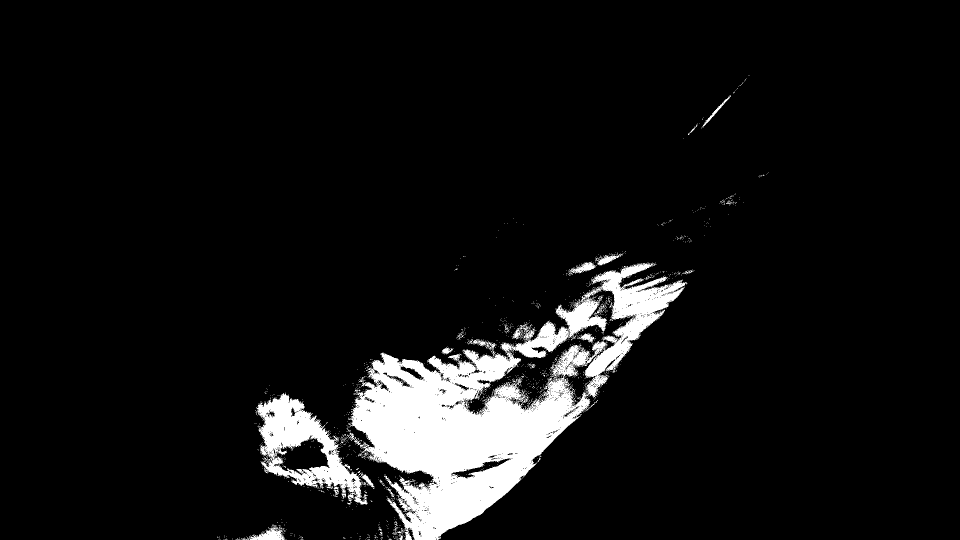
#> input picture birb.png.cache.png, 1920 x 1080 px, given in place of out.png, which was not available (shown at 1/2 size)
$ python process_image.py out.png
#> lines starting #> are read from the running program, lines starting #| are printed output that depends on the picture; after the words box and inside, x2 and y2 are one past the last pixel; in counts of white or black regions, pixels touching at a corner belong together; long printed decimals are rounded; pictures that were not available may be replaced by others from this repository, and a replacement may not be noted
from os.path import exists
from typing import Any, Callable, Dict, Tuple, cast
from PIL import Image, ImageOps
from functools import reduce
import numpy as np


def set_array(arr: np.ndarray, value: int) -> Callable[[Any], None]:
    def __inner(index: Any) -> None:
        arr[index] = value

    return __inner

def analyze_colors(image: Image.Image, TOTAL_PIXELS : int, THRESHOLDS: Tuple[float, float, float]):
    def __inner(i: int) -> Tuple[Image.Image, float, int]:
        clamped = image.convert(  # type:ignore
            "P", colors=i, palette=Image.Palette.ADAPTIVE
        )

        colors = list(
            cast(Dict[Tuple[int, int, int], int], clamped.palette.colors).keys()
        )

        brightness = max(
            map(
                lambda c: (c[0], colors[c[1]], c[1]),
                clamped.getcolors(i)
            ),
            # https://alienryderflex.com/hsp.html
            key=lambda t: ((0.299 * t[1][0] ** 2 + 0.587 * t[1][1] ** 2 + 0.114 * t[1][2] ** 2) ** 0.5)
        )

        return (clamped, abs(brightness[0] - THRESHOLDS[2]), brightness[2])

    return __inner


def load_food(filename: str, MAX_PASSES=16, FOOD_POINT_RATIO=0.10, ACCEPTABLE_DELTA=0.05) -> Image.Image:
    """
    Gets food points from the bright spots of an image.

    :param filename -- Source image.

    :return List of (int, int) (x, y)-tuples
    """
#> called with filename = 'out.png', MAX_PASSES = 16, FOOD_POINT_RATIO = 0.1, ACCEPTABLE_DELTA = 0.05

    cache_filename = filename + ".cache.png"
    if exists(cache_filename):
        return Image.open(cache_filename)

    with Image.open(filename) as image:

#> image is the input picture: PIL image 1920x1080 RGBA; mean R, G, B, A 18.5, 18.5, 18.5, 255
        TOTAL_PIXELS = reduce(lambda x, y: x * y, image.size)
#> TOTAL_PIXELS = 2073600
        COUNT_THRESHOLDS = (TOTAL_PIXELS * (FOOD_POINT_RATIO - ACCEPTABLE_DELTA), TOTAL_PIXELS * (FOOD_POINT_RATIO + ACCEPTABLE_DELTA), TOTAL_PIXELS * FOOD_POINT_RATIO)
#> COUNT_THRESHOLDS = (103680, 311040, 207360)

        elem = min(map(analyze_colors(image, TOTAL_PIXELS=TOTAL_PIXELS, THRESHOLDS=COUNT_THRESHOLDS), range(2, MAX_PASSES)), key=lambda t: t[1]) # type: ignore
#> in __inner, `clamped = image.convert(  # type:ignore "P", colors=i, palette=Image.P..`:
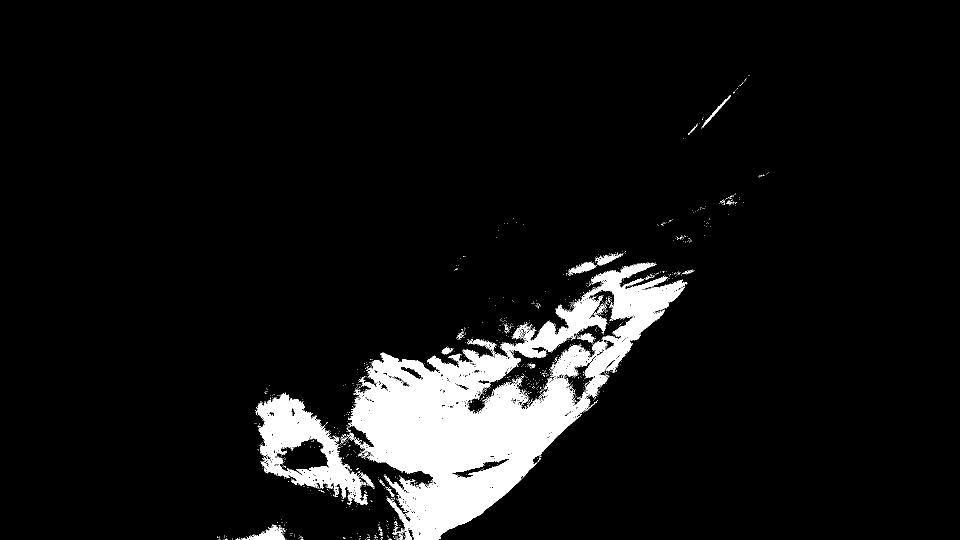
#> clamped: PIL image 1920x1080 P (shown at 1/2 size); 7.2% white; 1418 white regions (1380 under 20 px), largest, box (x1, y1, x2, y2) and area: (696, 525, 1375, 1080) 125251, (511, 785, 736, 1009) 17969, (498, 1048, 569, 1080) 1033
#> in __inner, `colors = list( cast(Dict[Tuple[int, int, int], int], clamped.palette.c..`: colors = [(0, 0, 0, 255), (255, 255, 255, 255)]
#> in __inner, `brightness = max( map( lambda c: (c[0], colors[c[1]], c[1]), clamped.g..`: brightness = (150168, (255, 255, 255, 255), 1)
        print(f"DEBUG: {elem[1] / TOTAL_PIXELS * 100}% off target ratio.")
#| DEBUG: 2.758% off target ratio.

        out = clamp_image(image, elem[0], elem[2])
        out.save(cache_filename)
        return out


def clamp_image(original_image: Image.Image, image: Image.Image, pallete_color: int) -> Image.Image:

#> called with pallete_color = 1
    for index, pixel in np.ndenumerate(image):
        original_image.putpixel((index[1], index[0]), (255, 255, 255) if (pixel == pallete_color) else (0, 0, 0))
#> this loop made 2073600 passes
#> index on passes 1 to 3: (0, 0), (0, 1), (0, 2)

    return original_image.rotate(180).convert("RGBA")
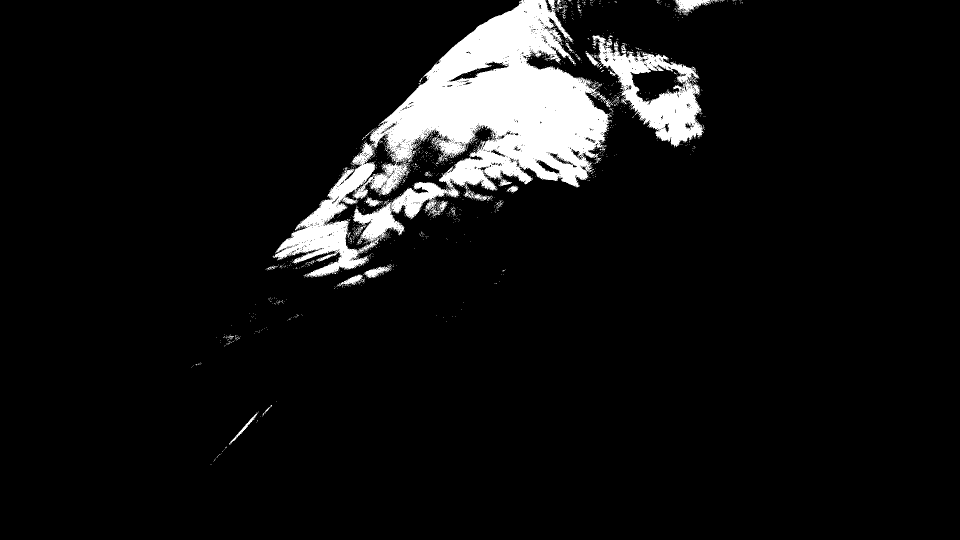
#> returned value: PIL image 1920x1080 RGBA (shown at 1/2 size); mean R, G, B, A 18.5, 18.5, 18.5, 255


if __name__ == "__main__":
    import sys
    load_food(f"{sys.argv[1]}").save(f"clamped-{sys.argv[1]}")

$ run again, on birb.png
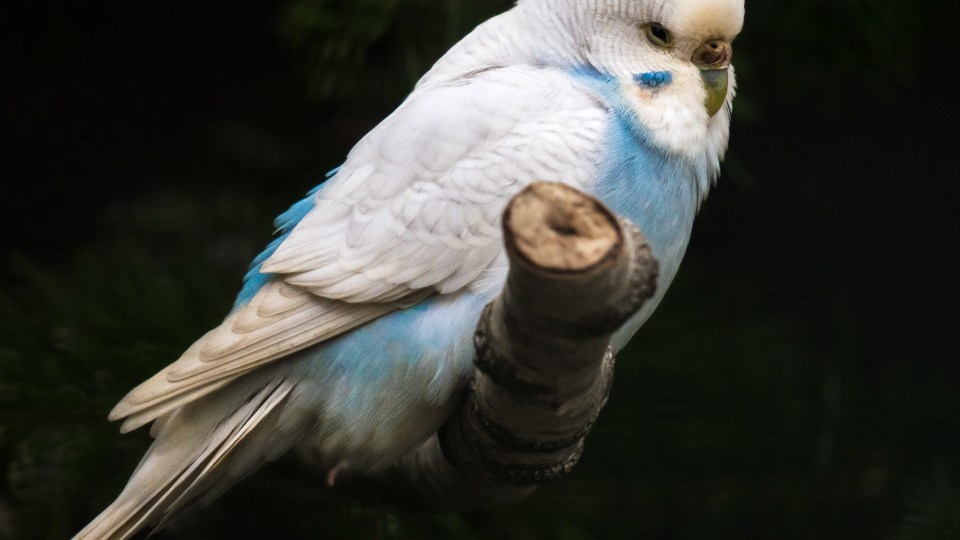
#> input picture birb.png, 1920 x 1080 px, given in place of out.png, which was not available (shown at 1/2 size)
#> in load_food, image is the input picture: PIL image 1920x1080 RGB; mean R, G, B 58.2, 59.1, 53.2
#> colors = [(101, 101, 94), (9, 11, 7)]
#> brightness = (597194, (101, 101, 94), 0)
#> in __inner (call 2), `clamped = image.convert(  # type:ignore "P", colors=i, palette=Image.P..`:
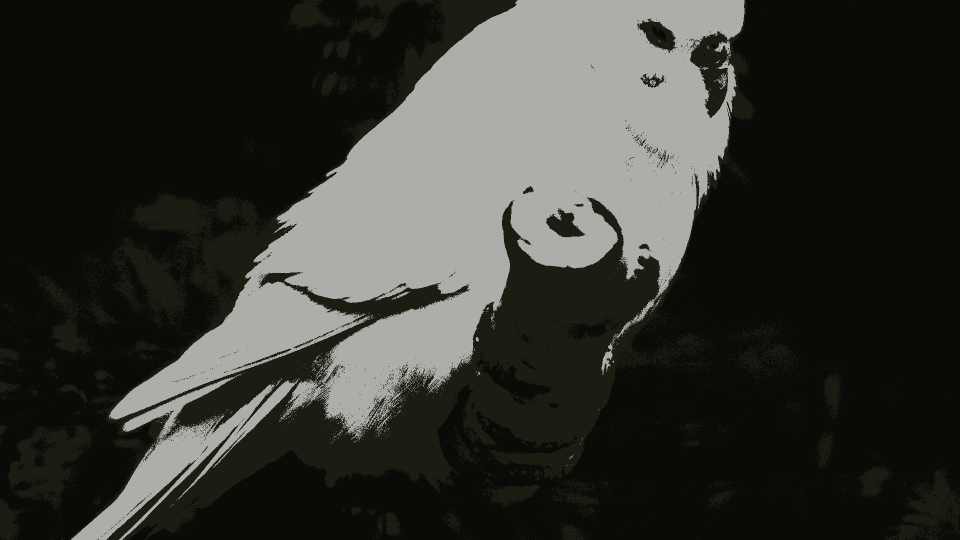
#> clamped: PIL image 1920x1080 P (shown at 1/2 size); mean R, G, B 52.4, 53.5, 48.4
#> colors = [(174, 173, 169), (27, 28, 18), (9, 11, 7)]
#> brightness = (504234, (174, 173, 169), 0)
#| DEBUG: 2.758% off target ratio.
#> the loop in clamp_image, `for index, pixel in np.ndenumerate(image):` made 2073600 passes
#> index on passes 1 to 3: (0, 0), (0, 1), (0, 2)
#> after the loop in clamp_image, `for index, pixel in np.ndenumerate(image):`:
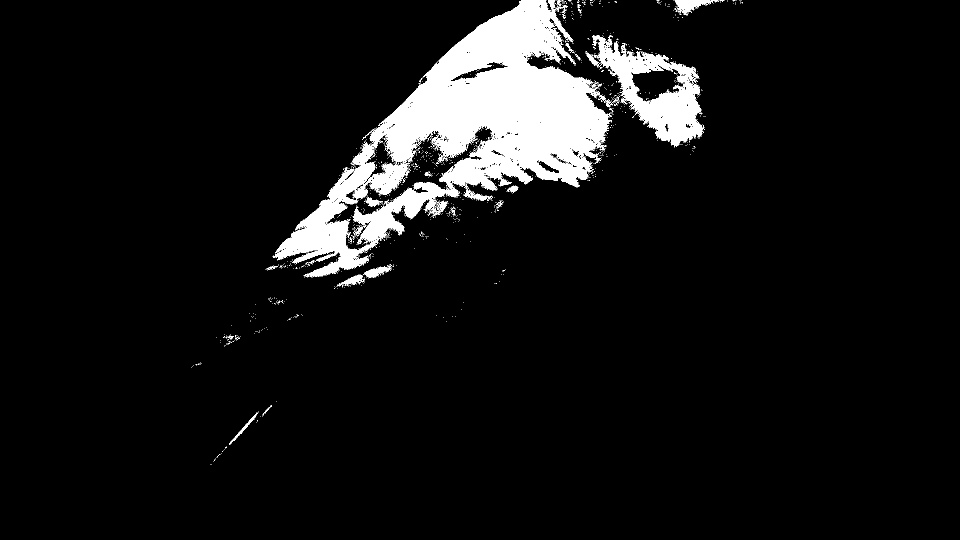
#> original_image: PIL image 1920x1080 RGB (shown at 1/2 size); 7.2% white; 1418 white regions (1380 under 20 px), largest, box (x1, y1, x2, y2) and area: (545, 0, 1224, 555) 125251, (1184, 71, 1409, 295) 17969, (1351, 0, 1422, 32) 1033
